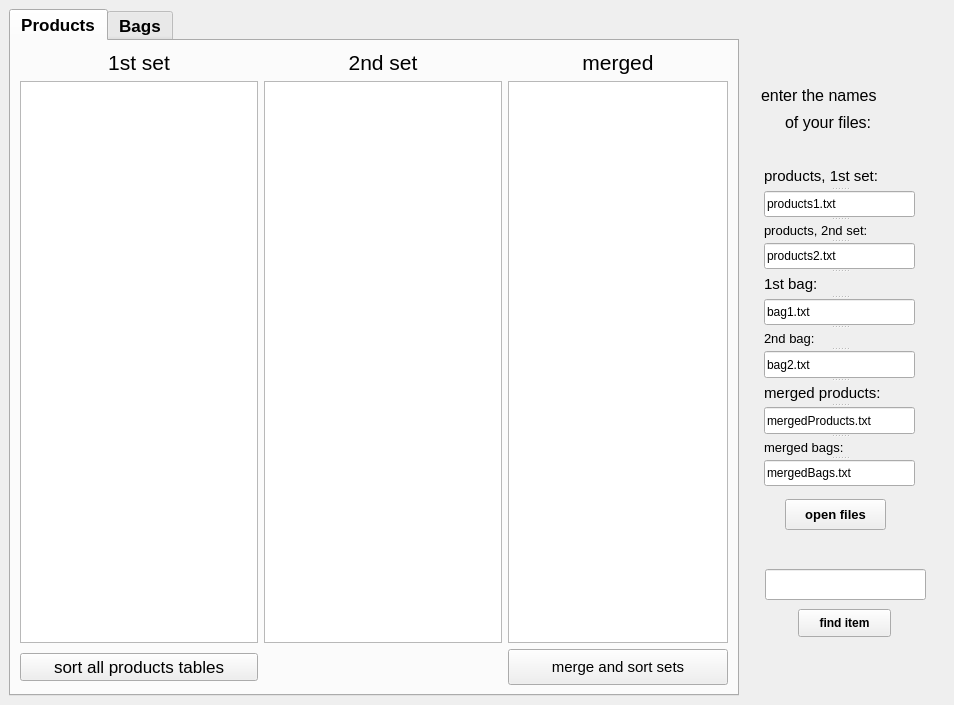
<?xml version="1.0" encoding="UTF-8"?>
<ui version="4.0">
 <class>MainWindow</class>
 <widget class="QMainWindow" name="MainWindow">
  <property name="geometry">
   <rect>
    <x>0</x>
    <y>0</y>
    <width>954</width>
    <height>705</height>
   </rect>
  </property>
  <property name="windowTitle">
   <string>MainWindow</string>
  </property>
  <widget class="QWidget" name="centralwidget">
   <layout class="QHBoxLayout" name="horizontalLayout">
    <item>
     <widget class="QTabWidget" name="tabWidget">
      <property name="maximumSize">
       <size>
        <width>16777215</width>
        <height>16777215</height>
       </size>
      </property>
      <property name="font">
       <font>
        <pointsize>13</pointsize>
        <weight>75</weight>
        <bold>true</bold>
       </font>
      </property>
      <property name="currentIndex">
       <number>0</number>
      </property>
      <widget class="QWidget" name="products_tab">
       <attribute name="title">
        <string>Products</string>
       </attribute>
       <layout class="QGridLayout" name="gridLayout">
        <item row="1" column="1">
         <widget class="QTableView" name="secondSet_tbl">
          <property name="maximumSize">
           <size>
            <width>550</width>
            <height>16777215</height>
           </size>
          </property>
         </widget>
        </item>
        <item row="2" column="0">
         <widget class="QPushButton" name="sortSets_btn">
          <property name="font">
           <font>
            <weight>50</weight>
            <bold>false</bold>
           </font>
          </property>
          <property name="text">
           <string>sort all products tables</string>
          </property>
         </widget>
        </item>
        <item row="1" column="0">
         <widget class="QTableView" name="firstSet_tbl">
          <property name="maximumSize">
           <size>
            <width>550</width>
            <height>16777215</height>
           </size>
          </property>
          <attribute name="horizontalHeaderStretchLastSection">
           <bool>false</bool>
          </attribute>
         </widget>
        </item>
        <item row="0" column="2" colspan="2">
         <widget class="QLabel" name="mergedSet_lbl">
          <property name="font">
           <font>
            <pointsize>16</pointsize>
            <weight>50</weight>
            <bold>false</bold>
           </font>
          </property>
          <property name="text">
           <string>merged</string>
          </property>
          <property name="alignment">
           <set>Qt::AlignCenter</set>
          </property>
         </widget>
        </item>
        <item row="1" column="2" colspan="2">
         <widget class="QTableView" name="mergedSet_tbl"/>
        </item>
        <item row="0" column="1">
         <widget class="QLabel" name="secondSet_lbl">
          <property name="font">
           <font>
            <pointsize>16</pointsize>
            <weight>50</weight>
            <bold>false</bold>
           </font>
          </property>
          <property name="text">
           <string>2nd set</string>
          </property>
          <property name="alignment">
           <set>Qt::AlignCenter</set>
          </property>
         </widget>
        </item>
        <item row="0" column="0">
         <widget class="QLabel" name="firstSet_lbl">
          <property name="font">
           <font>
            <pointsize>16</pointsize>
            <weight>50</weight>
            <bold>false</bold>
           </font>
          </property>
          <property name="text">
           <string>1st set</string>
          </property>
          <property name="alignment">
           <set>Qt::AlignCenter</set>
          </property>
         </widget>
        </item>
        <item row="2" column="2" colspan="2">
         <widget class="QPushButton" name="mergeSets_btn">
          <property name="minimumSize">
           <size>
            <width>0</width>
            <height>36</height>
           </size>
          </property>
          <property name="font">
           <font>
            <pointsize>11</pointsize>
            <weight>50</weight>
            <bold>false</bold>
           </font>
          </property>
          <property name="text">
           <string>merge and sort sets</string>
          </property>
         </widget>
        </item>
       </layout>
      </widget>
      <widget class="QWidget" name="bags_tab">
       <attribute name="title">
        <string>Bags</string>
       </attribute>
       <layout class="QGridLayout" name="gridLayout_2">
        <item row="0" column="0">
         <widget class="QLabel" name="firstBag_lbl">
          <property name="font">
           <font>
            <pointsize>16</pointsize>
            <weight>50</weight>
            <bold>false</bold>
           </font>
          </property>
          <property name="text">
           <string>1st bag</string>
          </property>
          <property name="alignment">
           <set>Qt::AlignCenter</set>
          </property>
         </widget>
        </item>
        <item row="0" column="1">
         <widget class="QLabel" name="secondBag_lbl">
          <property name="font">
           <font>
            <pointsize>16</pointsize>
            <weight>50</weight>
            <bold>false</bold>
           </font>
          </property>
          <property name="text">
           <string>2nd bag</string>
          </property>
          <property name="alignment">
           <set>Qt::AlignCenter</set>
          </property>
         </widget>
        </item>
        <item row="0" column="2" colspan="2">
         <widget class="QLabel" name="mergedBags_lbl">
          <property name="font">
           <font>
            <pointsize>16</pointsize>
            <weight>50</weight>
            <bold>false</bold>
           </font>
          </property>
          <property name="text">
           <string>merged</string>
          </property>
          <property name="alignment">
           <set>Qt::AlignCenter</set>
          </property>
         </widget>
        </item>
        <item row="1" column="0">
         <widget class="QTableView" name="firstBag_tbl">
          <property name="maximumSize">
           <size>
            <width>550</width>
            <height>16777215</height>
           </size>
          </property>
         </widget>
        </item>
        <item row="1" column="1">
         <widget class="QTableView" name="secondBag_tbl">
          <property name="maximumSize">
           <size>
            <width>550</width>
            <height>16777215</height>
           </size>
          </property>
         </widget>
        </item>
        <item row="1" column="2" colspan="2">
         <widget class="QTableView" name="mergedBags_tbl"/>
        </item>
        <item row="2" column="0">
         <widget class="QPushButton" name="sortBags_btn">
          <property name="font">
           <font>
            <weight>50</weight>
            <bold>false</bold>
           </font>
          </property>
          <property name="text">
           <string>sort all bags</string>
          </property>
         </widget>
        </item>
        <item row="2" column="2" colspan="2">
         <widget class="QPushButton" name="mergeBags_btn">
          <property name="minimumSize">
           <size>
            <width>0</width>
            <height>36</height>
           </size>
          </property>
          <property name="font">
           <font>
            <pointsize>11</pointsize>
            <weight>50</weight>
            <bold>false</bold>
           </font>
          </property>
          <property name="text">
           <string>merge and sort bags</string>
          </property>
         </widget>
        </item>
       </layout>
      </widget>
     </widget>
    </item>
    <item>
     <widget class="QWidget" name="enterWidget" native="true">
      <property name="minimumSize">
       <size>
        <width>200</width>
        <height>0</height>
       </size>
      </property>
      <widget class="QSplitter" name="enterPart">
       <property name="geometry">
        <rect>
         <x>19</x>
         <y>156</y>
         <width>151</width>
         <height>321</height>
        </rect>
       </property>
       <property name="orientation">
        <enum>Qt::Vertical</enum>
       </property>
       <widget class="QLabel" name="enterProd1_lbl">
        <property name="font">
         <font>
          <pointsize>11</pointsize>
         </font>
        </property>
        <property name="text">
         <string>products, 1st set:</string>
        </property>
       </widget>
       <widget class="QLineEdit" name="prod1_edit">
        <property name="text">
         <string>products1.txt</string>
        </property>
       </widget>
       <widget class="QLabel" name="enterProd2_lbl">
        <property name="font">
         <font>
          <pointsize>10</pointsize>
         </font>
        </property>
        <property name="text">
         <string>products, 2nd set:</string>
        </property>
       </widget>
       <widget class="QLineEdit" name="prod2_edit">
        <property name="text">
         <string>products2.txt</string>
        </property>
       </widget>
       <widget class="QLabel" name="enterBag1_lbl">
        <property name="font">
         <font>
          <pointsize>11</pointsize>
         </font>
        </property>
        <property name="text">
         <string>1st bag:</string>
        </property>
       </widget>
       <widget class="QLineEdit" name="bag1_edit">
        <property name="text">
         <string>bag1.txt</string>
        </property>
       </widget>
       <widget class="QLabel" name="enterBag2_lbl">
        <property name="font">
         <font>
          <pointsize>10</pointsize>
         </font>
        </property>
        <property name="text">
         <string>2nd bag:</string>
        </property>
       </widget>
       <widget class="QLineEdit" name="bag2_edit">
        <property name="text">
         <string>bag2.txt</string>
        </property>
       </widget>
       <widget class="QLabel" name="enterMProd_lbl">
        <property name="font">
         <font>
          <pointsize>11</pointsize>
         </font>
        </property>
        <property name="text">
         <string>merged products:</string>
        </property>
       </widget>
       <widget class="QLineEdit" name="mergedProd_edit">
        <property name="text">
         <string>mergedProducts.txt</string>
        </property>
       </widget>
       <widget class="QLabel" name="enterMBags_lbl">
        <property name="font">
         <font>
          <pointsize>10</pointsize>
         </font>
        </property>
        <property name="text">
         <string>merged bags:</string>
        </property>
       </widget>
       <widget class="QLineEdit" name="mergedBags_edit">
        <property name="text">
         <string>mergedBags.txt</string>
        </property>
       </widget>
      </widget>
      <widget class="QLabel" name="enterNames1_lbl">
       <property name="geometry">
        <rect>
         <x>16</x>
         <y>66</y>
         <width>161</width>
         <height>41</height>
        </rect>
       </property>
       <property name="font">
        <font>
         <pointsize>12</pointsize>
        </font>
       </property>
       <property name="text">
        <string>enter the names</string>
       </property>
      </widget>
      <widget class="QPushButton" name="findObject_btn">
       <property name="geometry">
        <rect>
         <x>53</x>
         <y>600</y>
         <width>93</width>
         <height>28</height>
        </rect>
       </property>
       <property name="font">
        <font>
         <weight>75</weight>
         <bold>true</bold>
        </font>
       </property>
       <property name="text">
        <string>find item</string>
       </property>
      </widget>
      <widget class="QLabel" name="enterNames2_lbl">
       <property name="geometry">
        <rect>
         <x>40</x>
         <y>98</y>
         <width>120</width>
         <height>31</height>
        </rect>
       </property>
       <property name="font">
        <font>
         <pointsize>12</pointsize>
        </font>
       </property>
       <property name="text">
        <string>of your files:</string>
       </property>
      </widget>
      <widget class="QPushButton" name="openFiles_btn">
       <property name="geometry">
        <rect>
         <x>40</x>
         <y>490</y>
         <width>101</width>
         <height>31</height>
        </rect>
       </property>
       <property name="font">
        <font>
         <pointsize>10</pointsize>
         <weight>75</weight>
         <bold>true</bold>
        </font>
       </property>
       <property name="text">
        <string>open files</string>
       </property>
      </widget>
      <widget class="QLineEdit" name="findObject_edit">
       <property name="geometry">
        <rect>
         <x>20</x>
         <y>560</y>
         <width>161</width>
         <height>31</height>
        </rect>
       </property>
      </widget>
     </widget>
    </item>
   </layout>
  </widget>
 </widget>
 <resources/>
 <connections/>
</ui>
